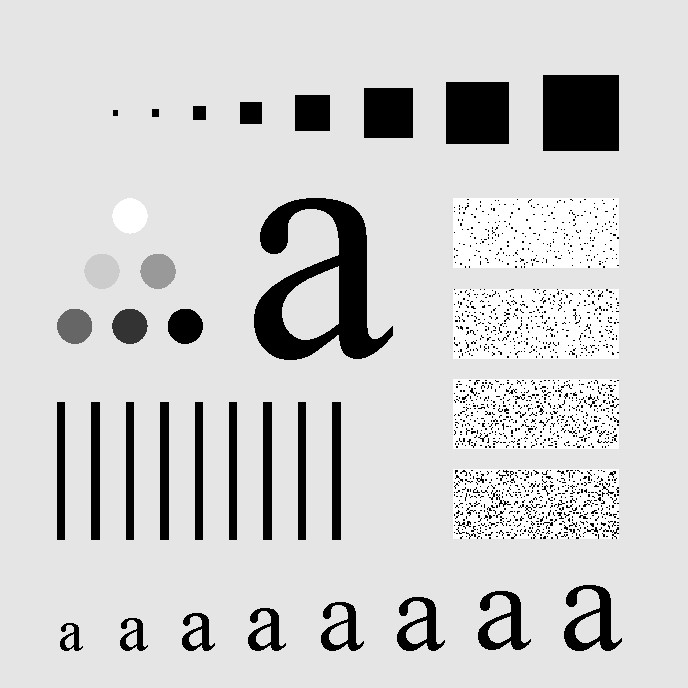
#> input picture 0403/data/Fig0418.jpeg, 688 x 688 px, found by its file name
$ python testing_dft.py
#> lines starting #> are read from the running program, lines starting #| are printed output that depends on the picture; long printed decimals are rounded
import numpy as np
from PIL import Image
import matplotlib.pyplot as plt
import time

# ---------- DFT package ----------
def dft_matrix(N):
    n = np.arange(N)
    k = n.reshape(N, 1)
    return np.exp(-2j * np.pi * k * n / N)

def dft2d(f):
    M, N = f.shape
    return dft_matrix(M) @ f @ dft_matrix(N).T

def idft2d(F):
    M, N = F.shape
    return np.conj(dft2d(np.conj(F))) / (M * N)

def center(f):
    M, N = f.shape
    x, y = np.indices((M, N))
    return f * (-1.0) ** (x + y)

def spectrum(F):
    S = np.log(1 + np.abs(F))
    return 255 * S / S.max()

#Speed test
test = np.random.rand(256, 256)
t = time.time()
dft2d(test)
print("Time:", time.time() - t)

#  Real image
img = Image.open("Fig0418.jpeg").convert("L")
f = np.array(img, dtype=np.float64)
print(f.shape, f.min(), f.max())
#| (688, 688) 0.0 255.0

F = dft2d(f)
f_back = np.real(idft2d(F))
print("Round-trip error:", np.max(np.abs(f_back - f)))
#| Round-trip error: 1.2036593943776097e-10

F = dft2d(center(f))
#> in center, `return f * (-1.0) ** (x + y)`:
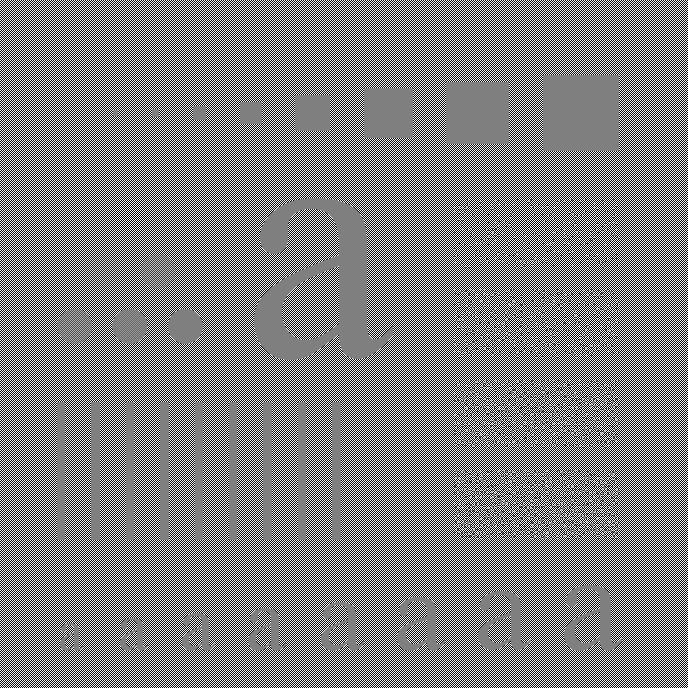
#> returned value: shape (688, 688) float64; min -255, max 255, mean 0; drawn with min black and max white

plt.figure(figsize=(10, 5))
plt.subplot(1, 2, 1); plt.imshow(f, cmap="gray"); plt.title("Original")
plt.subplot(1, 2, 2); plt.imshow(spectrum(F), cmap="gray"); plt.title("Centered spectrum")


M, N = f.shape
#> M = 688; N = 688
print("Average from spectrum:", F[M//2, N//2].real / (M * N))
#| Average from spectrum: 207.253
print("Average from image:   ", f.mean())
#| Average from image:    207.253


plt.show()
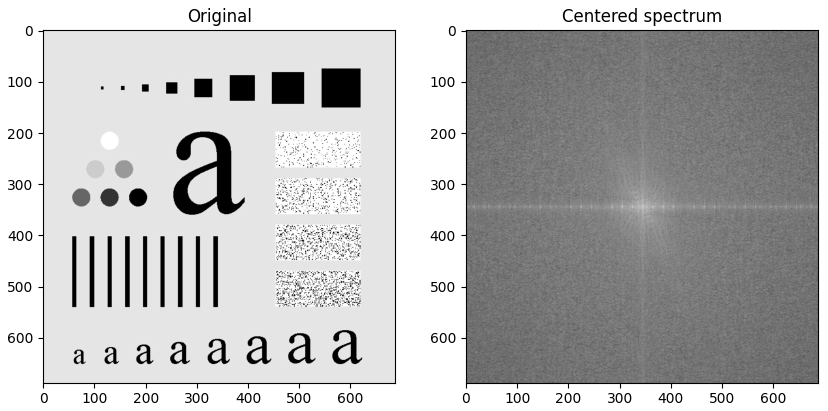
#> figure drawn by matplotlib, 2 panels
